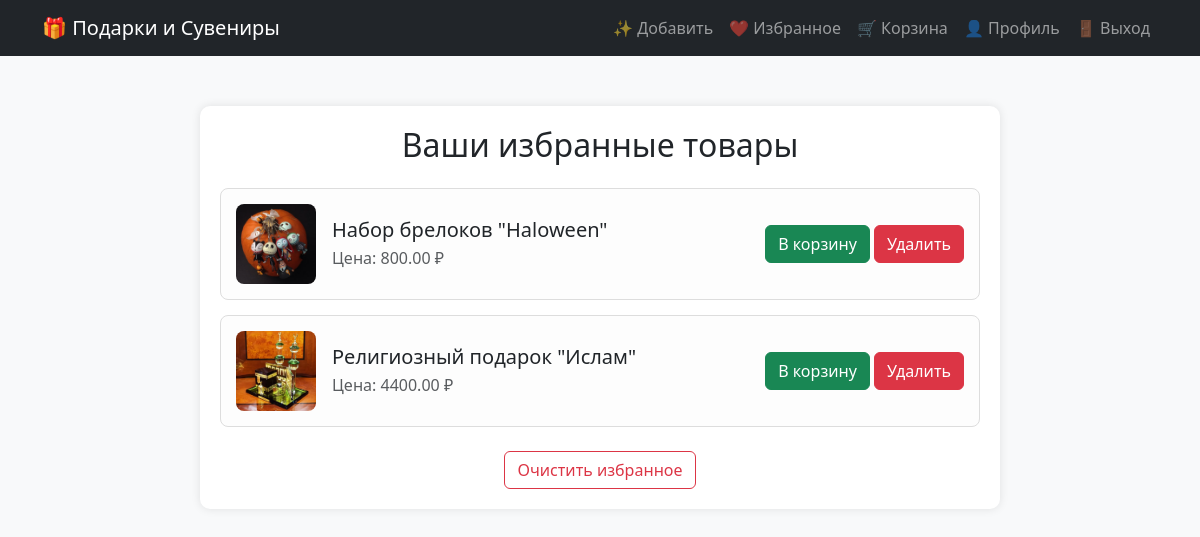
Page /shop/favorites.php (signed in) on the committed database.
### tables this page shows
CREATE TABLE `products` (
  `id` int(11) NOT NULL,
  `category_id` int(11) NOT NULL,
  `name` varchar(255) NOT NULL,
  `description` text DEFAULT NULL,
  `price` decimal(10,2) NOT NULL,
  `image` varchar(255) DEFAULT NULL,
  `stock` int(11) DEFAULT 0,
  `created_at` timestamp NOT NULL DEFAULT current_timestamp()
);

### shop/favorites.php (the view, shortened to what this page needs)
<?php
require 'config.php';
$stmt = $pdo->prepare("SELECT id FROM users WHERE username = ?");
$stmt->execute([$_SESSION['user']]);
$user = $stmt->fetch(PDO::FETCH_ASSOC);
$user_id = $user['id'];
$stmt = $pdo->prepare(
    "SELECT products.* FROM favorites
    JOIN products ON favorites.product_id = products.id
    WHERE favorites.user_id = ?"
);
$stmt->execute([$user_id]);
$favorites = $stmt->fetchAll(PDO::FETCH_ASSOC);
?>
<!DOCTYPE html>
<html lang="ru">
<head>
    <link href="https://cdn.jsdelivr.net/npm/bootstrap@5.3.0/dist/css/bootstrap.min.css" rel="stylesheet">
    <?php include 'header.php'; ?>
</head>
<body>
    <div class="container">
        <div class="favorites-container">
            <h2 class="text-center mb-4">Ваши избранные товары</h2>
            <?php if (empty($favorites)): ?>
                <p class="text-center">У вас пока нет избранных товаров.</p>
            <?php else: ?>
                <?php foreach ($favorites as $product): ?>
                    <div class="product-card">
                        <div class="d-flex align-items-center">
                            <img src="images/<?= htmlspecialchars($product['image']) ?>" alt="<?= htmlspecialchars($product['name']) ?>">
                            <div class="ms-3">
                                <h5 class="mb-1"><?= htmlspecialchars($product['name']) ?></h5>
                                <p class="mb-0 text-muted">Цена: <?= htmlspecialchars($product['price']) ?> ₽</p>
                            </div>
                        </div>
                        <div>
                            <form action="add_to_cart.php" method="POST" class="d-inline">
                                <button type="submit" class="btn btn-success">В корзину</button>
                            </form>
                            <form action="remove_favorite.php" method="POST" class="d-inline">
                                <button type="submit" class="btn btn-danger">Удалить</button>
                            </form>
                        </div>
                    </div>
                <?php endforeach; ?>
                <form action="clear_favorites.php" method="POST" class="text-center mt-4">
                    <button type="submit" class="btn btn-outline-danger">Очистить избранное</button>
                </form>
            <?php endif; ?>
        </div>
    </div>
</body>
</html>

### shop/favorites.php (style rules this page uses)
body { background-color: #f8f9fa; }
.favorites-container { max-width: 800px; margin: 50px auto; padding: 20px; background: #fff; border-radius: 10px; box-shadow: 0 0 10px rgba(0, 0, 0, 0.1); }
.product-card { display: flex; align-items: center; justify-content: space-between; padding: 15px; border: 1px solid #ddd; border-radius: 8px; margin-bottom: 15px; background: #fdfdfd; }
.product-card img { width: 80px; height: 80px; object-fit: cover; border-radius: 8px; }

### rows in the picture
products: image (picture), name "Набор брелоков \"Haloween\"", price "800.00"
products: image (picture), name "Религиозный подарок \"Ислам\"", price "4400.00"
